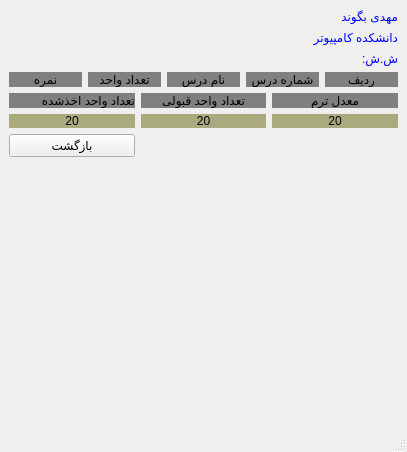
<?xml version="1.0" encoding="UTF-8"?>
<ui version="4.0">
 <class>resultExam</class>
 <widget class="QMainWindow" name="resultExam">
  <property name="geometry">
   <rect>
    <x>0</x>
    <y>0</y>
    <width>407</width>
    <height>452</height>
   </rect>
  </property>
  <property name="windowTitle">
   <string>MainWindow</string>
  </property>
  <widget class="QWidget" name="centralwidget">
   <layout class="QVBoxLayout" name="verticalLayout_2">
    <item>
     <layout class="QHBoxLayout" name="horizontalLayout">
      <item>
       <widget class="QLabel" name="label_12">
        <property name="text">
         <string>&lt;img src='C://unvarm.jpg' /&gt;</string>
        </property>
       </widget>
      </item>
      <item>
       <layout class="QVBoxLayout" name="verticalLayout">
        <item>
         <widget class="QLabel" name="label_13">
          <property name="text">
           <string>&lt;font color= blue&gt;مهدی بگوند&lt;/font&gt;</string>
          </property>
         </widget>
        </item>
        <item>
         <widget class="QLabel" name="label_14">
          <property name="text">
           <string>&lt;font color= blue&gt;دانشکده کامپیوتر&lt;/font&gt;</string>
          </property>
         </widget>
        </item>
        <item>
         <widget class="QLabel" name="label_15">
          <property name="text">
           <string>&lt;font color= blue&gt;ش.ش:&lt;/font&gt;</string>
          </property>
         </widget>
        </item>
       </layout>
      </item>
     </layout>
    </item>
    <item>
     <layout class="QGridLayout" name="gridview">
      <item row="0" column="3">
       <widget class="QLabel" name="label_2">
        <property name="styleSheet">
         <string notr="true">background: gray;</string>
        </property>
        <property name="text">
         <string>&lt;center&gt;شماره درس&lt;/center&gt;</string>
        </property>
       </widget>
      </item>
      <item row="0" column="0">
       <widget class="QLabel" name="label_4">
        <property name="styleSheet">
         <string notr="true">background: gray;</string>
        </property>
        <property name="text">
         <string>&lt;center&gt;نمره&lt;/center&gt;</string>
        </property>
       </widget>
      </item>
      <item row="0" column="2">
       <widget class="QLabel" name="label_5">
        <property name="styleSheet">
         <string notr="true">background: gray;</string>
        </property>
        <property name="text">
         <string>&lt;center&gt;نام درس&lt;/center&gt;</string>
        </property>
       </widget>
      </item>
      <item row="0" column="4">
       <widget class="QLabel" name="label">
        <property name="styleSheet">
         <string notr="true">background: gray;</string>
        </property>
        <property name="text">
         <string>&lt;center&gt;ردیف&lt;/center&gt;</string>
        </property>
       </widget>
      </item>
      <item row="0" column="1">
       <widget class="QLabel" name="label_3">
        <property name="styleSheet">
         <string notr="true">background: gray;</string>
        </property>
        <property name="text">
         <string>&lt;center&gt;تعداد واحد&lt;/center&gt;</string>
        </property>
       </widget>
      </item>
     </layout>
    </item>
    <item>
     <layout class="QGridLayout" name="gridLayout_2">
      <item row="0" column="1">
       <widget class="QLabel" name="label_9">
        <property name="styleSheet">
         <string notr="true">background: gray;</string>
        </property>
        <property name="text">
         <string>&lt;center&gt;تعداد واحد قبولی&lt;/center&gt;</string>
        </property>
       </widget>
      </item>
      <item row="0" column="2">
       <widget class="QLabel" name="label_6">
        <property name="styleSheet">
         <string notr="true">background: gray;</string>
        </property>
        <property name="text">
         <string>&lt;center&gt;معدل ترم&lt;/center&gt;</string>
        </property>
       </widget>
      </item>
      <item row="0" column="0">
       <widget class="QLabel" name="label_7">
        <property name="styleSheet">
         <string notr="true">background: gray;</string>
        </property>
        <property name="text">
         <string>تعداد واحد اخذشده</string>
        </property>
       </widget>
      </item>
      <item row="1" column="1">
       <widget class="QLabel" name="vahed_pass">
        <property name="styleSheet">
         <string notr="true">background:rgb(170, 170, 127);</string>
        </property>
        <property name="text">
         <string>20</string>
        </property>
        <property name="alignment">
         <set>Qt::AlignCenter</set>
        </property>
       </widget>
      </item>
      <item row="1" column="2">
       <widget class="QLabel" name="average">
        <property name="layoutDirection">
         <enum>Qt::LeftToRight</enum>
        </property>
        <property name="styleSheet">
         <string notr="true">background:rgb(170, 170, 127);</string>
        </property>
        <property name="text">
         <string>20</string>
        </property>
        <property name="alignment">
         <set>Qt::AlignCenter</set>
        </property>
       </widget>
      </item>
      <item row="1" column="0">
       <widget class="QLabel" name="vahedTotal">
        <property name="styleSheet">
         <string notr="true">background:rgb(170, 170, 127);</string>
        </property>
        <property name="text">
         <string>20</string>
        </property>
        <property name="alignment">
         <set>Qt::AlignCenter</set>
        </property>
       </widget>
      </item>
      <item row="2" column="0">
       <widget class="QPushButton" name="back">
        <property name="text">
         <string>بازگشت</string>
        </property>
       </widget>
      </item>
     </layout>
    </item>
    <item>
     <spacer name="verticalSpacer">
      <property name="orientation">
       <enum>Qt::Vertical</enum>
      </property>
      <property name="sizeHint" stdset="0">
       <size>
        <width>17</width>
        <height>246</height>
       </size>
      </property>
     </spacer>
    </item>
   </layout>
  </widget>
  <widget class="QMenuBar" name="menubar">
   <property name="geometry">
    <rect>
     <x>0</x>
     <y>0</y>
     <width>407</width>
     <height>21</height>
    </rect>
   </property>
  </widget>
  <widget class="QStatusBar" name="statusbar"/>
 </widget>
 <resources/>
 <connections/>
</ui>
